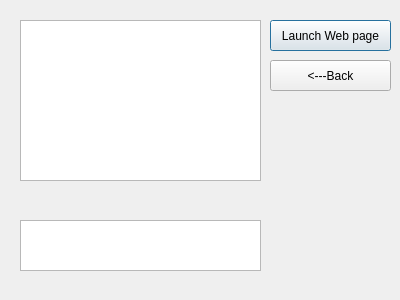
<?xml version="1.0" encoding="UTF-8"?>
<ui version="4.0">
 <class>webpage</class>
 <widget class="QDialog" name="webpage">
  <property name="geometry">
   <rect>
    <x>0</x>
    <y>0</y>
    <width>400</width>
    <height>300</height>
   </rect>
  </property>
  <property name="windowTitle">
   <string>Dialog</string>
  </property>
  <widget class="QPushButton" name="launchButton">
   <property name="geometry">
    <rect>
     <x>270</x>
     <y>20</y>
     <width>121</width>
     <height>31</height>
    </rect>
   </property>
   <property name="text">
    <string>Launch Web page</string>
   </property>
  </widget>
  <widget class="QPushButton" name="backButton">
   <property name="geometry">
    <rect>
     <x>270</x>
     <y>60</y>
     <width>121</width>
     <height>31</height>
    </rect>
   </property>
   <property name="text">
    <string>&lt;---Back</string>
   </property>
  </widget>
  <widget class="QTextEdit" name="textEdit">
   <property name="geometry">
    <rect>
     <x>20</x>
     <y>20</y>
     <width>241</width>
     <height>161</height>
    </rect>
   </property>
  </widget>
  <widget class="QTextEdit" name="textEdit_2">
   <property name="geometry">
    <rect>
     <x>20</x>
     <y>220</y>
     <width>241</width>
     <height>51</height>
    </rect>
   </property>
  </widget>
 </widget>
 <resources/>
 <connections/>
</ui>
